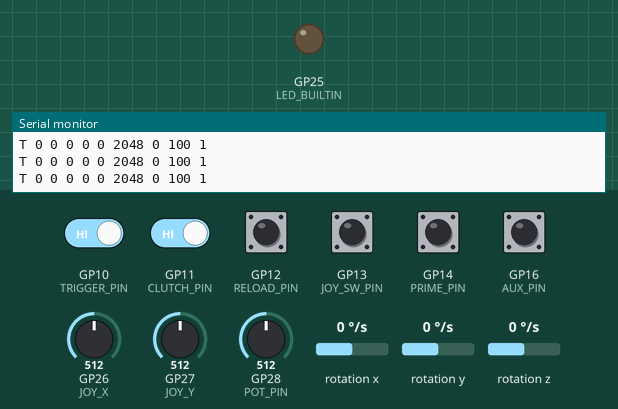
This sketch was run on a simulated Raspberry Pi Pico. Shown: output pins drawn as LEDs (lit = HIGH), the last lines printed to the serial monitor. Wiring (inferred from the names in the program): MPU-9250 motion sensor at I2C address 0x68. Dashed ring = blinking. Inputs (shaded band) come from the test bench; at power-on: GP10 (TRIGGER_PIN), GP11 (CLUTCH_PIN), GP12 (RELOAD_PIN), GP13 (JOY_SW_PIN), GP14 (PRIME_PIN), GP16 (AUX_PIN) HIGH, rotation x 0 °/s, GP26 (JOY_X) = 512, GP27 (JOY_Y) = 512, GP28 (POT_PIN) = 512, rotation y 0 °/s, rotation z 0 °/s (analog values on the 0–1023 scale). USB keyboard and mouse output is not drawn.

Above: at 3.5 s.
3.6 s: GP10 (TRIGGER_PIN) driven LOW and GP11 (CLUTCH_PIN) driven LOW
6.6 s: rotation x set to -192 °/s
At 7.7 s:
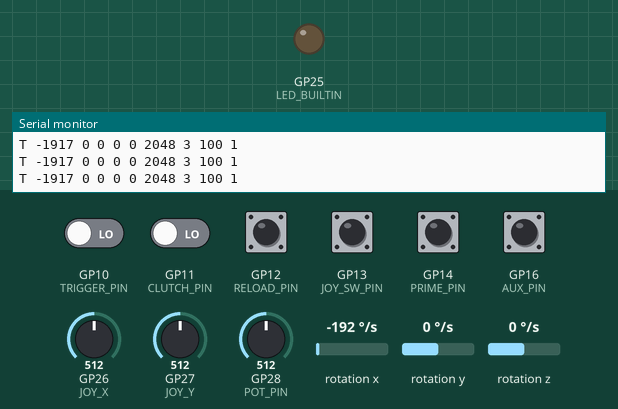
8.1 s: rotation x set to 4 °/s
At 11.24 s:
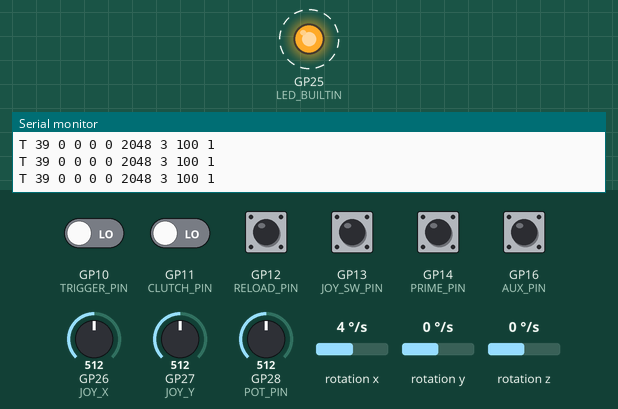
Timing chart, 0 to 13.8 s (numbered marks = the images above; inputs shaded):
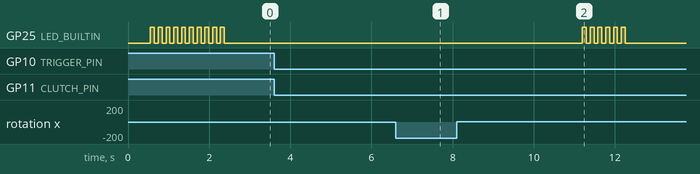

Measured:
- after the input at 6.6 s, GP25 (LED_BUILTIN): stops changing and stays LOW
- after the input at 8.1 s, GP25 (LED_BUILTIN): alternates HIGH for 0.10 s and LOW for 0.10 s, 12 changes in all, then stays LOW, starting after 3.1 s

The sketch:

AIMBOT_master_v5.ino
```cpp
/* ============================================================
   AIMBOT — MASTER v5   (Blackout Arena edition)
   Raspberry Pi Pico  ·  MPU-6500  ·  joystick  ·  potentiometer
   5 buttons: Trigger, Clutch, Reload, Prime, Aux

   The gun becomes a USB mouse + keyboard. Works in Blackout Arena
   and in any other PC game.

   BOARD SETUP (Arduino IDE)
     Board package : "Raspberry Pi Pico/RP2040" by Earle Philhower
     Board         : Raspberry Pi Pico  (or Pico W)
     USB Stack     : "Pico SDK"   (gives Mouse + Keyboard + Serial together)

   WIRING — identical to WIRING_GUIDE.md / WIRING_TEST.ino:
     3V3(OUT) pin 36 -> (+) rail        GND pin 38 -> (-) rail
     MPU-6500 : SDA->GP4 (pin 6)  SCL->GP5 (pin 7)
     Joystick : VRx->GP26 (31)  VRy->GP27 (32)  SW->GP13 (17)
     Pot      : wiper->GP28 (34), outer legs to (+) and (-)
     Buttons  : Trigger GP10(14)  Clutch GP11(15)  Reload GP12(16)
                Prime   GP14(19)  Aux    GP16(21)   (other leg -> GND)

   WHAT EACH COMPONENT SENDS            (game: Settings -> Controls)
     Trigger        left mouse button (held)          Fire
     Clutch         'f' (held) + freezes aim          Pause aim / re-level
                    hold 3 s with the gun still  ->   gyro recalibration
     Reload         'r' (held)                        tap = reload, hold = swap
     Prime          'g' (held)                        hold = cook, release = throw
     Aux            '3'                               call in killstreak
     Stick click    tap  -> space                     jump
                    hold -> 'c' (held)                crouch / slide
     Stick          w / a / s / d                     move
     Stick full fwd left shift (held)                 sprint
     MPU-6500       mouse movement                    aim
     Potentiometer  aim speed x0.33 ... x3.0          sensitivity dial

   USB SERIAL (115200) — optional, read by the game's GUN CHECK:
     T gx10 gy10 gz10 jx jy pot mask sens100 mpuOk      (~25 Hz)
     I <info>                                          (every 2 s)
   Only sent while a program has the port open. Close the Arduino
   Serial Monitor before connecting from the game.

   FIRST RUN: set DEBUG_MODE true, mount the sensor in the gun, and
   follow the axis test (Serial Monitor). Then set it back to false.
   ============================================================ */

#include <Wire.h>
#include <Mouse.h>
#include <Keyboard.h>

// ------------------------------------------------------------ mode
#define DEBUG_MODE false      // true = axis test on Serial, NO mouse/keyboard output

// ------------------------------------------------------------ pins
const int MPU_ADDR = 0x68;
#define TRIGGER_PIN 10
#define CLUTCH_PIN  11
#define RELOAD_PIN  12
#define JOY_SW_PIN  13
#define PRIME_PIN   14
#define AUX_PIN     16
#define JOY_X  A0     // GP26
#define JOY_Y  A1     // GP27
#define POT_PIN A2    // GP28

// ------------------------------------------------------------ aim axes
// Which gyro axis turns the view: 0 = X, 1 = Y, 2 = Z.
// These depend on how the sensor sits inside the gun — use DEBUG_MODE to find them.
//   YAW   : swing the gun to the RIGHT  -> use the axis & sign the axis test prints
//   PITCH : tilt the barrel UP          -> use the axis & sign the axis test prints
int   YAW_AXIS   = 2;
float YAW_SIGN   = -1.0;
int   PITCH_AXIS = 1;
float PITCH_SIGN = -1.0;

// ------------------------------------------------------------ aim tuning
const float COUNTS_PER_DEG = 8.0;    // mouse counts per degree at pot centre (~1:1 in Blackout Arena)
const float POT_RANGE      = 3.0;    // pot sweeps x(1/3) ... x3
const bool  POT_REVERSED   = false;  // flip if turning the knob "up" slows the aim
const float GYRO_DEADBAND  = 0.3;    // deg/s floor after bias removal (the game filters the rest)
const uint32_t REPORT_US   = 4000;   // 250 Hz output
const float GYRO_SENS      = 32.8;   // LSB per deg/s at +/-1000 dps (a fast swing exceeds 250 dps)

// ------------------------------------------------------------ joystick
// WIRING_TEST convention: X bigger than centre = LEFT, Y bigger than centre = UP
const bool JOY_INVERT_X   = false;
const bool JOY_INVERT_Y   = false;
const int  JOY_ON         = 700;     // counts from centre to press a direction
const int  JOY_OFF        = 450;     // ...and to release it (hysteresis)
const int  JOY_SPRINT_ON  = 1600;    // push this far forward to sprint
const int  JOY_SPRINT_OFF = 1350;
const uint32_t JOYSW_HOLD_MS = 250;  // stick click: shorter = jump, longer = crouch

// ------------------------------------------------------------ keys (match game Settings -> Controls)
const uint8_t K_CLUTCH  = 'f';
const uint8_t K_RELOAD  = 'r';
const uint8_t K_GRENADE = 'g';
const uint8_t K_STREAK  = '3';
const uint8_t K_JUMP    = ' ';
const uint8_t K_CROUCH  = 'c';
const uint8_t K_FWD     = 'w';
const uint8_t K_BACK    = 's';
const uint8_t K_LEFT    = 'a';
const uint8_t K_RIGHT   = 'd';
const uint8_t K_SPRINT  = KEY_LEFT_SHIFT;

const uint32_t CLUTCH_RECAL_MS = 3000;
const float    STILL_DPS       = 4.0;

// ============================================================ state
struct Btn { uint8_t pin; bool state; bool raw; uint32_t changedAt; };
Btn bTrig   = { TRIGGER_PIN };
Btn bClutch = { CLUTCH_PIN };
Btn bReload = { RELOAD_PIN };
Btn bJoySw  = { JOY_SW_PIN };
Btn bPrime  = { PRIME_PIN };
Btn bAux    = { AUX_PIN };

bool  mpuReady = false;
uint8_t whoAmIVal = 0xFF;
float bias[3] = { 0, 0, 0 };
float rate[3] = { 0, 0, 0 };
int   centerX = 2048, centerY = 2048;
float potSmooth = 2048;
float sensMult = 1.0;
float remX = 0, remY = 0;

bool kFwd = false, kBack = false, kLeft = false, kRight = false, kSprint = false;
bool kClutch = false, kReload = false, kGrenade = false, kCrouch = false, mTrig = false;
uint32_t joyDownAt = 0;
uint32_t clutchStillSince = 0;
bool     clutchRecalDone = false;

uint32_t lastTickUs = 0, lastTele = 0, lastInfo = 0, lastInit = 0, lastDebug = 0;

// ============================================================ helpers
bool updateBtn(Btn &b) {
  bool r = digitalRead(b.pin) == LOW;
  uint32_t now = millis();
  if (r != b.raw) { b.raw = r; b.changedAt = now; }
  if (r != b.state && now - b.changedAt >= 8) { b.state = r; return true; }   // 8 ms debounce
  return false;
}

void keyHold(uint8_t k, bool on, bool &flag) {
  if (on == flag) return;
  flag = on;
  if (DEBUG_MODE) return;
  if (on) Keyboard.press(k); else Keyboard.release(k);
}

void keyTap(uint8_t k) {
  if (DEBUG_MODE) return;
  Keyboard.press(k);
  delay(12);                 // long enough for every OS to register it
  Keyboard.release(k);
}

void mouseHold(bool on) {
  if (on == mTrig) return;
  mTrig = on;
  if (DEBUG_MODE) return;
  if (on) Mouse.press(MOUSE_LEFT); else Mouse.release(MOUSE_LEFT);
}

void writeReg(uint8_t reg, uint8_t val) {
  Wire.beginTransmission(MPU_ADDR);
  Wire.write(reg); Wire.write(val);
  Wire.endTransmission();
}

uint8_t whoAmI() {
  Wire.beginTransmission(MPU_ADDR);
  Wire.write(0x75);
  if (Wire.endTransmission(false) != 0) return 0xFF;
  if (Wire.requestFrom(MPU_ADDR, 1) != 1) return 0xFF;
  return Wire.read();
}

void initMPU() {
  Wire.beginTransmission(MPU_ADDR);
  Wire.write(0x6B); Wire.write(0x01);            // wake, PLL clock
  if (Wire.endTransmission() != 0) { mpuReady = false; return; }
  delay(50);
  writeReg(0x1A, 0x03);                          // DLPF ~44 Hz
  writeReg(0x19, 0x00);                          // 1 kHz internal rate
  writeReg(0x1B, 0x10);                          // gyro +/-1000 dps
  writeReg(0x1C, 0x00);                          // accel +/-2 g
  whoAmIVal = whoAmI();
  mpuReady = true;
}

bool readGyro(float &gx, float &gy, float &gz) {
  Wire.beginTransmission(MPU_ADDR);
  Wire.write(0x43);
  if (Wire.endTransmission(false) != 0) return false;
  if (Wire.requestFrom(MPU_ADDR, 6) != 6) return false;
  int16_t x = (Wire.read() << 8) | Wire.read();
  int16_t y = (Wire.read() << 8) | Wire.read();
  int16_t z = (Wire.read() << 8) | Wire.read();
  gx = x / GYRO_SENS; gy = y / GYRO_SENS; gz = z / GYRO_SENS;
  return true;
}

// Average the gyro while the gun is still. This is what stops the crosshair creeping.
void calibrateGyro(int samples) {
  float sx = 0, sy = 0, sz = 0;
  int n = 0;
  for (int i = 0; i < samples; i++) {
    float gx, gy, gz;
    if (readGyro(gx, gy, gz)) { sx += gx; sy += gy; sz += gz; n++; }
    digitalWrite(LED_BUILTIN, (i / 25) % 2);
    delay(3);
  }
  if (n > 0) { bias[0] = sx / n; bias[1] = sy / n; bias[2] = sz / n; }
  digitalWrite(LED_BUILTIN, LOW);
}

void centerJoystick() {
  long sx = 0, sy = 0;
  for (int i = 0; i < 20; i++) { sx += analogRead(JOY_X); sy += analogRead(JOY_Y); delay(5); }
  centerX = sx / 20;
  centerY = sy / 20;
}

char axisName(int a) { return "XYZ"[a]; }

// ============================================================ setup
void setup() {
  Serial.begin(115200);
  pinMode(LED_BUILTIN, OUTPUT);
  Btn *btns[] = { &bTrig, &bClutch, &bReload, &bJoySw, &bPrime, &bAux };
  for (Btn *b : btns) pinMode(b->pin, INPUT_PULLUP);

  analogReadResolution(12);

  Wire.setSDA(4);
  Wire.setSCL(5);
  Wire.begin();
  Wire.setClock(100000);            // safe on breadboard wiring
  delay(300);

  initMPU();
  centerJoystick();
  potSmooth = analogRead(POT_PIN);

  if (!DEBUG_MODE) {
    Mouse.begin();
    Keyboard.begin();
    Keyboard.releaseAll();
  }

  // keep the gun still for ~1.5 s after plugging in
  if (mpuReady) calibrateGyro(500);
  lastTickUs = micros();
}

// ============================================================ loop
void loop() {
  uint32_t nowUs = micros();
  if (nowUs - lastTickUs < REPORT_US) return;
  float dt = (nowUs - lastTickUs) / 1e6f;
  lastTickUs = nowUs;
  if (dt > 0.05f) dt = 0.05f;
  uint32_t now = millis();

  // ---------------- sensor ----------------
  if (!mpuReady && now - lastInit > 2000) { lastInit = now; initMPU(); if (mpuReady) calibrateGyro(300); }
  float g[3] = { 0, 0, 0 };
  if (mpuReady) {
    float gx, gy, gz;
    if (readGyro(gx, gy, gz)) {
      g[0] = gx - bias[0]; g[1] = gy - bias[1]; g[2] = gz - bias[2];
    } else {
      mpuReady = false;
    }
  }
  for (int i = 0; i < 3; i++) rate[i] = g[i];

  // ---------------- potentiometer -> sensitivity ----------------
  potSmooth += (analogRead(POT_PIN) - potSmooth) * 0.08f;
  float p = potSmooth / 4095.0f;
  if (POT_REVERSED) p = 1.0f - p;
  sensMult = pow(POT_RANGE, (p - 0.5f) * 2.0f);

  // ---------------- buttons ----------------
  updateBtn(bTrig);  updateBtn(bReload); updateBtn(bPrime);
  bool clutchEdge = updateBtn(bClutch);
  bool joyEdge    = updateBtn(bJoySw);
  bool auxEdge    = updateBtn(bAux);

  mouseHold(bTrig.state);
  keyHold(K_CLUTCH,  bClutch.state, kClutch);
  keyHold(K_RELOAD,  bReload.state, kReload);
  keyHold(K_GRENADE, bPrime.state,  kGrenade);
  if (auxEdge && bAux.state) keyTap(K_STREAK);

  // stick click: short tap = jump (on release), hold = crouch (held)
  if (joyEdge && bJoySw.state) joyDownAt = now;
  if (bJoySw.state && !kCrouch && now - joyDownAt >= JOYSW_HOLD_MS) keyHold(K_CROUCH, true, kCrouch);
  if (joyEdge && !bJoySw.state) {
    if (kCrouch) keyHold(K_CROUCH, false, kCrouch);
    else keyTap(K_JUMP);
  }

  // clutch held still for 3 s -> recalibrate the gyro
  float mag = fabs(g[0]) + fabs(g[1]) + fabs(g[2]);
  if (clutchEdge) { clutchStillSince = now; clutchRecalDone = false; }
  if (bClutch.state && mpuReady) {
    if (mag > STILL_DPS) clutchStillSince = now;
    if (!clutchRecalDone && now - clutchStillSince >= CLUTCH_RECAL_MS) {
      calibrateGyro(300);
      clutchRecalDone = true;
    }
  }

  // ---------------- joystick -> WASD + sprint ----------------
  int dx = analogRead(JOY_X) - centerX;      // + = LEFT
  int dy = analogRead(JOY_Y) - centerY;      // + = UP
  if (JOY_INVERT_X) dx = -dx;
  if (JOY_INVERT_Y) dy = -dy;
  keyHold(K_FWD,   kFwd   ? dy >  JOY_OFF : dy >  JOY_ON, kFwd);
  keyHold(K_BACK,  kBack  ? dy < -JOY_OFF : dy < -JOY_ON, kBack);
  keyHold(K_LEFT,  kLeft  ? dx >  JOY_OFF : dx >  JOY_ON, kLeft);
  keyHold(K_RIGHT, kRight ? dx < -JOY_OFF : dx < -JOY_ON, kRight);
  keyHold(K_SPRINT, kSprint ? dy > JOY_SPRINT_OFF : dy > JOY_SPRINT_ON, kSprint);

  // ---------------- gyro -> mouse ----------------
  if (!bClutch.state && mpuReady) {
    float yawRate   = rate[YAW_AXIS]   * YAW_SIGN;
    float pitchRate = rate[PITCH_AXIS] * PITCH_SIGN;
    if (fabs(yawRate)   < GYRO_DEADBAND) yawRate = 0;
    if (fabs(pitchRate) < GYRO_DEADBAND) pitchRate = 0;
    // carry the fraction, so slow aiming is never rounded away
    remX += yawRate   * dt * COUNTS_PER_DEG * sensMult;
    remY += pitchRate * dt * COUNTS_PER_DEG * sensMult;
    int mx = constrain((int)remX, -127, 127);
    int my = constrain((int)remY, -127, 127);
    remX -= mx; remY -= my;
    if ((mx || my) && !DEBUG_MODE) Mouse.move(mx, my, 0);
  } else {
    remX = remY = 0;            // clutch: the gun can be re-pointed without moving the view
  }

  // ---------------- telemetry for the game's GUN CHECK ----------------
  if (!DEBUG_MODE && Serial && now - lastTele >= 40) {
    lastTele = now;
    int mask = (bTrig.state ? 1 : 0) | (bClutch.state ? 2 : 0) | (bReload.state ? 4 : 0) |
               (bJoySw.state ? 8 : 0) | (bPrime.state ? 16 : 0) | (bAux.state ? 32 : 0);
    Serial.printf("T %d %d %d %d %d %d %d %d %d\n",
      (int)(rate[0] * 10), (int)(rate[1] * 10), (int)(rate[2] * 10),
      dx, dy, (int)potSmooth, mask, (int)(sensMult * 100), mpuReady ? 1 : 0);
  }
  if (!DEBUG_MODE && Serial && now - lastInfo >= 2000) {
    lastInfo = now;
    Serial.printf("I AIMBOT-v5 WHO=0x%02X YAW=%c%c PITCH=%c%c CPD=%.1f\n",
      whoAmIVal, axisName(YAW_AXIS), YAW_SIGN > 0 ? '+' : '-',
      axisName(PITCH_AXIS), PITCH_SIGN > 0 ? '+' : '-', COUNTS_PER_DEG);
  }

  // ---------------- DEBUG: axis test ----------------
  if (DEBUG_MODE && now - lastDebug >= 150) {
    lastDebug = now;
    if (!mpuReady) {
      Serial.println("MPU NOT RESPONDING -> check VCC=3V3, GND, SDA=GP4, SCL=GP5 (try swapping SDA/SCL)");
      return;
    }
    int dom = 0;
    for (int i = 1; i < 3; i++) if (fabs(rate[i]) > fabs(rate[dom])) dom = i;
    Serial.printf("GX %7.1f  GY %7.1f  GZ %7.1f  |", rate[0], rate[1], rate[2]);
    if (fabs(rate[dom]) > 30) {
      int s = rate[dom] > 0 ? 1 : -1;
      Serial.printf("  moving on %c.  If swinging RIGHT: YAW_AXIS=%d YAW_SIGN=%d.0", axisName(dom), dom, s);
      Serial.printf("  If tilting UP: PITCH_AXIS=%d PITCH_SIGN=%d.0", dom, -s);
    } else {
      Serial.print("  (still — swing RIGHT, then tilt the barrel UP)");
    }
    Serial.printf("  | pot %d%% x%.2f  joy %d,%d  btn %d%d%d%d%d%d\n",
      (int)(potSmooth / 40.95), sensMult, dx, dy,
      bTrig.state, bClutch.state, bReload.state, bJoySw.state, bPrime.state, bAux.state);
  }
}
```
